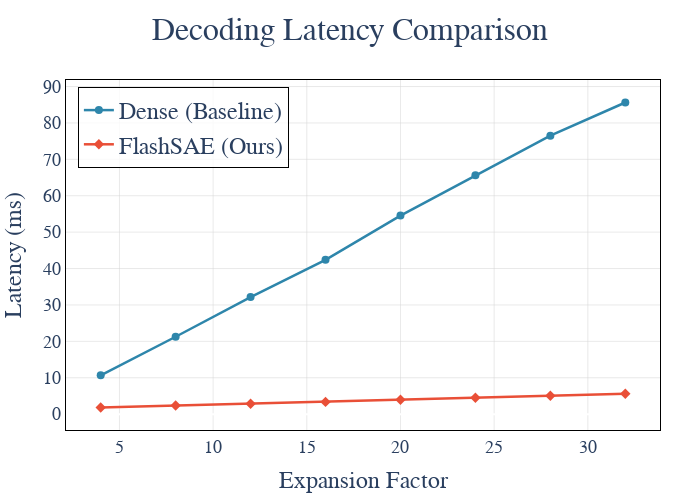

This figure's notebook cell:
### Code cell
import plotly.graph_objects as go
from plotly.subplots import make_subplots

# MLSys style configuration
mlsys_colors = {
    'baseline': '#2E86AB',  # 深蓝色
    'sparse': '#E94F37',    # 红色
}

# 创建图表
fig = go.Figure()

expansion_factors = list(expansion_factor_list)

# 添加baseline曲线
fig.add_trace(go.Scatter(
    x=expansion_factors,
    y=time_base,
    mode='lines+markers',
    name='Dense (Baseline)',
    line=dict(color=mlsys_colors['baseline'], width=2.5),
    marker=dict(size=8, symbol='circle'),
))

# 添加sparse曲线
fig.add_trace(go.Scatter(
    x=expansion_factors,
    y=time_sparse,
    mode='lines+markers',
    name='FlashSAE (Ours)',
    line=dict(color=mlsys_colors['sparse'], width=2.5),
    marker=dict(size=8, symbol='diamond'),
))

# MLSys风格布局
fig.update_layout(
    title=dict(
        text=f'Decoding Latency Comparison<br>',
        font=dict(size=32, family='Times New Roman'),
        x=0.5,
    ),
    xaxis=dict(
        title=dict(text='Expansion Factor', font=dict(size=24, family='Times New Roman')),
        tickfont=dict(size=18, family='Times New Roman'),
        gridcolor='lightgray',
        gridwidth=0.5,
        showline=True,
        linewidth=1,
        linecolor='black',
        mirror=True,
    ),
    yaxis=dict(
        title=dict(text='Latency (ms)', font=dict(size=24, family='Times New Roman')),
        tickfont=dict(size=18, family='Times New Roman'),
        gridcolor='lightgray',
        gridwidth=0.5,
        showline=True,
        linewidth=1,
        linecolor='black',
        mirror=True,
    ),
    legend=dict(
        x=0.02,
        y=0.98,
        bgcolor='rgba(255,255,255,0.8)',
        bordercolor='black',
        borderwidth=1,
        font=dict(size=24, family='Times New Roman'),
    ),
    plot_bgcolor='white',
    paper_bgcolor='white',
    width=700,
    height=500,
    margin=dict(l=60, r=40, t=80, b=60),
)

fig.show()
fig.write_image(
    "/Users/jxwang/Programs/sii-courses/ai-system-25/course_project/result/decoding_in_forward/decode_latency_comparison.pdf", 
    format="pdf",
)

### Figure 1 — Plotly figure (JSON) as saved in the notebook; plotly's stock layout.template omitted (floating-point values rounded to 4 significant figures)
{"data": [{"line": {"color": "#2E86AB", "width": 2.5}, "marker": {"size": 8, "symbol": "circle"}, "mode": "lines+markers", "name": "Dense (Baseline)", "type": "scatter", "x": [4, 8, 12, 16, 20, 24, 28, 32], "y": [10.66, 21.26, 32.16, 42.4, 54.54, 65.61, 76.5, 85.61]}, {"line": {"color": "#E94F37", "width": 2.5}, "marker": {"size": 8, "symbol": "diamond"}, "mode": "lines+markers", "name": "FlashSAE (Ours)", "type": "scatter", "x": [4, 8, 12, 16, 20, 24, 28, 32], "y": [1.828, 2.367, 2.85, 3.373, 3.951, 4.499, 5.054, 5.588]}], "layout": {"height": 500, "legend": {"bgcolor": "rgba(255,255,255,0.8)", "bordercolor": "black", "borderwidth": 1, "font": {"family": "Times New Roman", "size": 24}, "x": 0.02, "y": 0.98}, "margin": {"b": 60, "l": 60, "r": 40, "t": 80}, "paper_bgcolor": "white", "plot_bgcolor": "white", "title": {"font": {"family": "Times New Roman", "size": 32}, "text": "Decoding Latency Comparison<br>", "x": 0.5}, "width": 700, "xaxis": {"gridcolor": "lightgray", "gridwidth": 0.5, "linecolor": "black", "linewidth": 1, "mirror": true, "showline": true, "tickfont": {"family": "Times New Roman", "size": 18}, "title": {"font": {"family": "Times New Roman", "size": 24}, "text": "Expansion Factor"}}, "yaxis": {"gridcolor": "lightgray", "gridwidth": 0.5, "linecolor": "black", "linewidth": 1, "mirror": true, "showline": true, "tickfont": {"family": "Times New Roman", "size": 18}, "title": {"font": {"family": "Times New Roman", "size": 24}, "text": "Latency (ms)"}}}}
